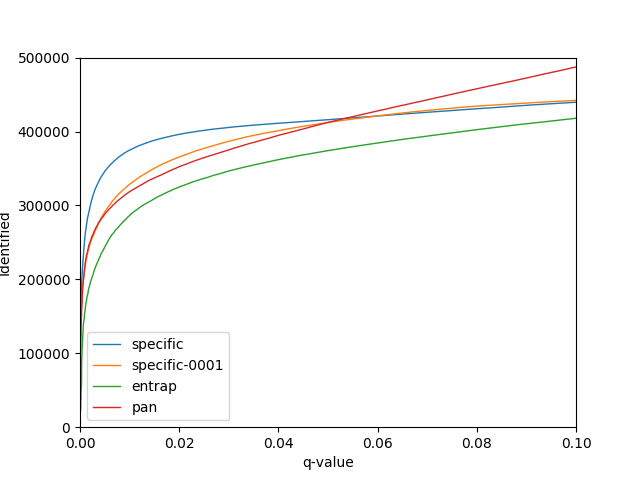

Reproduce this figure in Python.
import pandas as pd
import matplotlib.pyplot as plt
import seaborn as sns

datasets = [[pd.DataFrame(),"specific"], [pd.DataFrame(),"specific-0001"],  [pd.DataFrame(),"entrap"], [pd.DataFrame(), "pan"]]

for ix in range(len(datasets)):
    datasets[ix][0] = pd.read_csv(datasets[ix][1] + ".out", sep = "\t")
    datasets[ix][0]["Identified"] = range(1,datasets[ix][0].shape[0]+1)

fig, ax = plt.subplots()
for df,name in datasets:
    sns.lineplot(x="q-value",y="Identified", estimator = None, data=df, lw=1, ax=ax, label=name)
plt.xlim(0,0.1)
plt.ylim(0,500000)
plt.savefig('pq_plot.png')
plt.show()
